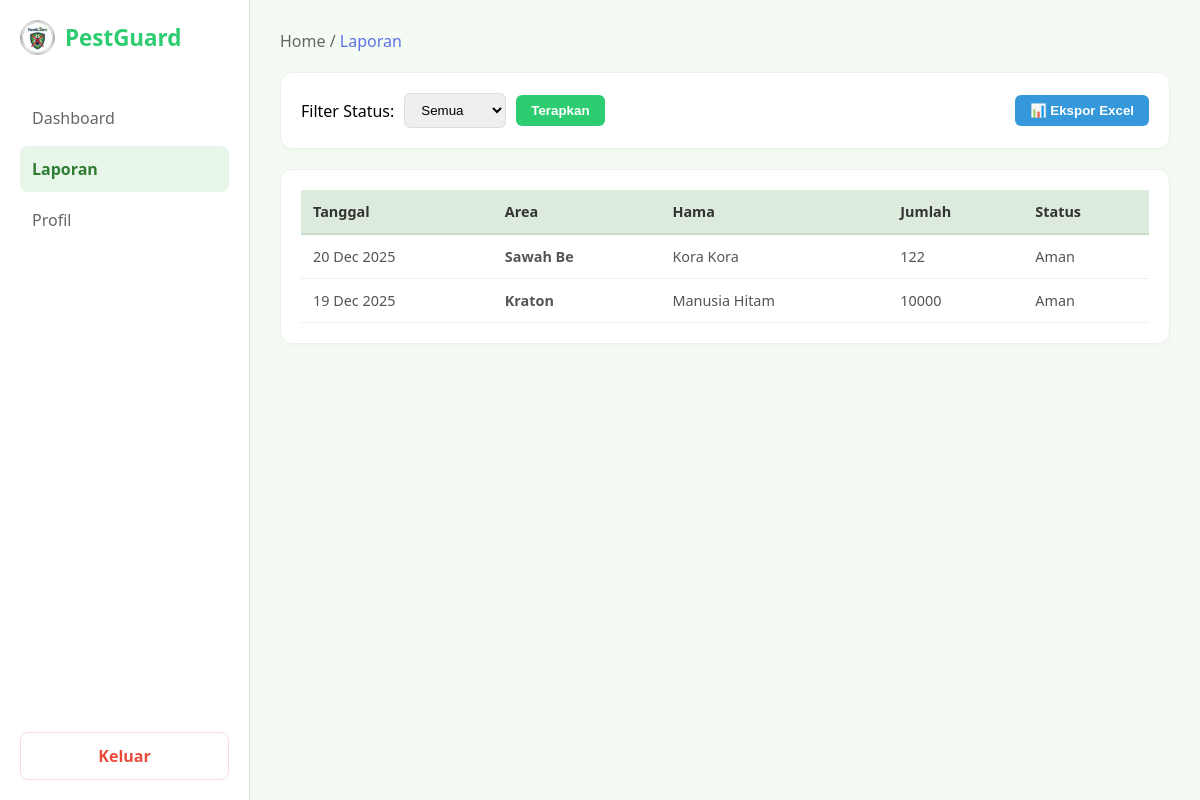
Screenshot of /laporan.php?filter=Aman (signed in) with the database file from the repository.
### tables this page shows
CREATE TABLE `areas` (
  `id` int(11) NOT NULL,
  `nama_area` varchar(100) DEFAULT NULL,
  `hama` varchar(50) DEFAULT NULL,
  `jumlah` int(11) DEFAULT NULL,
  `status` enum('Aman','Waspada','Bahaya') DEFAULT NULL,
  `warna` varchar(20) DEFAULT NULL,
  `geometry` longtext DEFAULT NULL,
  `tanggal` date DEFAULT curdate()
);

### laporan.php (the view, shortened to what this page needs)
<?php
include 'db.php';
$where = "";
if (isset($_GET['filter']) && $_GET['filter'] != 'Semua') {
    $s = $_GET['filter'];
    $where = "WHERE status = '$s'";
}
$result = $conn->query("SELECT * FROM areas $where ORDER BY tanggal DESC");
?>
<!DOCTYPE html>
<html lang="id">
<head>
</head>
<body>
    <div class="sidebar">
        <div style="display:flex; gap:10px; align-items:center; margin-bottom:40px;">
            <img src="logo.png" width="35"> <span style="font-size:1.4rem; font-weight:bold; color:#2ecc71;">PestGuard</span>
        </div>
        <div class="menu">
            <a href="dashboard.php">Dashboard</a>
            <a href="laporan.php" class="active">Laporan</a>
            <a href="profil.php">Profil</a>
        </div>
        <a href="logout.php" class="btn-logout-side">Keluar</a>
    </div>
    <div class="main-content">
        <div style="margin-bottom:20px; color:#666;">Home / <span style="color:#5e72e4;">Laporan</span></div>
        <div class="box">
            <form class="controls" method="GET">
                <label>Filter Status:</label>
                <select name="filter">
                    <option value="Semua">Semua</option>
                </select>
                <button type="submit" class="btn-filter">Terapkan</button>
                <button type="button" class="btn-export" onclick="exportToExcel()">📊 Ekspor Excel</button>
            </form>
        </div>
        <div class="box">
            <table id="reportTable">
                <thead><tr><th>Tanggal</th><th>Area</th><th>Hama</th><th>Jumlah</th><th>Status</th></tr></thead>
                <tbody>
                    <?php if($result->num_rows == 0): ?>
                        <tr><td colspan="5" style="text-align:center;">Data tidak ditemukan.</td></tr>
                    <?php else: ?>
                        <?php while($row = $result->fetch_assoc()): ?>
                        <tr>
                            <td><?php echo date('d M Y', strtotime($row['tanggal'])); ?></td>
                            <td><strong><?php echo $row['nama_area']; ?></strong></td>
                            <td><?php echo $row['hama']; ?></td>
                            <td><?php echo $row['jumlah']; ?></td>
                            <td><?php echo $row['status']; ?></td>
                        </tr>
                        <?php endwhile; ?>
                    <?php endif; ?>
                </tbody>
            </table>
        </div>
    </div>
</body>
</html>

### laporan.php (style rules this page uses)
* { box-sizing: border-box; margin: 0; padding: 0; }
body { font-family: 'Segoe UI', sans-serif; background: #f3fbf2; display: flex; height: 100vh; }
.sidebar { width: 250px; background: #fff; color: #555; padding: 20px; border-right: 1px solid #e0e0e0; display:flex; flex-direction:column; }
.menu a { display: block; padding: 12px; color: #666; text-decoration: none; margin-bottom: 5px; border-radius: 8px; font-weight: 500; }
.menu a:hover, .menu a.active { background: #e8f5e9; color: #2e7d32; font-weight: bold; }
.main-content { flex: 1; padding: 30px; overflow-y: auto; }
.box { background: white; border-radius: 12px; padding: 20px; box-shadow: 0 2px 10px rgba(0,0,0,0.02); border: 1px solid #eee; margin-bottom: 20px; }
table { width: 100%; border-collapse: collapse; }
th { background: #dcebdc; padding: 12px; text-align: left; border-bottom: 2px solid #c8dec8; font-size: 0.9rem; color: #333; font-weight: 600; }
td { padding: 12px; border-bottom: 1px solid #f0f0f0; font-size: 0.9rem; color: #555; }
.controls { display: flex; gap: 10px; align-items: center; }
select { padding: 8px 12px; border: 1px solid #ddd; border-radius: 6px; outline: none; }
.btn-filter { background: #2ecc71; color: white; border: none; padding: 8px 15px; border-radius: 6px; cursor: pointer; font-weight: bold; }
.btn-export { background: #3498db; color: white; border: none; padding: 8px 15px; border-radius: 6px; cursor: pointer; margin-left: auto; font-weight: bold; }
.menu { flex: 1; }
.btn-logout-side { display: block; padding: 12px; color: #e74c3c; text-decoration: none; border-radius: 8px; font-weight: bold; border: 1px solid #fadbd8; text-align: center; margin-top: auto; }

### rows the page displays
areas: tanggal "20 Dec 2025", nama_area "Sawah Be", hama "Kora Kora", jumlah "122", status "Aman"
areas: tanggal "19 Dec 2025", nama_area "Kraton", hama "Manusia Hitam", jumlah "10000", status "Aman"
